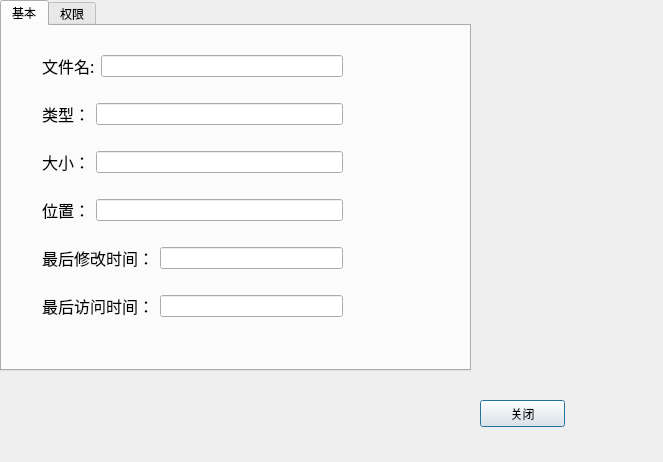
<?xml version="1.0" encoding="UTF-8"?>
<ui version="4.0">
 <class>proper</class>
 <widget class="QDialog" name="proper">
  <property name="geometry">
   <rect>
    <x>0</x>
    <y>0</y>
    <width>663</width>
    <height>462</height>
   </rect>
  </property>
  <property name="windowTitle">
   <string>Dialog</string>
  </property>
  <widget class="QTabWidget" name="tabWidget">
   <property name="geometry">
    <rect>
     <x>0</x>
     <y>0</y>
     <width>471</width>
     <height>371</height>
    </rect>
   </property>
   <property name="currentIndex">
    <number>0</number>
   </property>
   <widget class="QWidget" name="tab_3">
    <attribute name="title">
     <string>基本</string>
    </attribute>
    <widget class="QWidget" name="layoutWidget_3">
     <property name="geometry">
      <rect>
       <x>40</x>
       <y>10</y>
       <width>301</width>
       <height>301</height>
      </rect>
     </property>
     <layout class="QGridLayout" name="gridLayout_3">
      <item row="0" column="0">
       <layout class="QHBoxLayout" name="horizontalLayout_7">
        <item>
         <widget class="QLabel" name="label_6">
          <property name="font">
           <font>
            <family>文鼎PL细上海宋Uni</family>
            <pointsize>12</pointsize>
           </font>
          </property>
          <property name="text">
           <string>文件名:</string>
          </property>
         </widget>
        </item>
        <item>
         <widget class="QLineEdit" name="lineEdit_10">
          <property name="readOnly">
           <bool>true</bool>
          </property>
         </widget>
        </item>
       </layout>
      </item>
      <item row="1" column="0">
       <layout class="QHBoxLayout" name="horizontalLayout_8">
        <item>
         <widget class="QLabel" name="label_12">
          <property name="font">
           <font>
            <family>文鼎PL细上海宋Uni</family>
            <pointsize>12</pointsize>
           </font>
          </property>
          <property name="text">
           <string>类型：</string>
          </property>
         </widget>
        </item>
        <item>
         <widget class="QLineEdit" name="lineEdit_12">
          <property name="readOnly">
           <bool>true</bool>
          </property>
         </widget>
        </item>
       </layout>
      </item>
      <item row="2" column="0">
       <layout class="QHBoxLayout" name="horizontalLayout_9">
        <item>
         <widget class="QLabel" name="label_13">
          <property name="font">
           <font>
            <family>文鼎PL细上海宋Uni</family>
            <pointsize>12</pointsize>
           </font>
          </property>
          <property name="text">
           <string>大小：</string>
          </property>
         </widget>
        </item>
        <item>
         <widget class="QLineEdit" name="lineEdit_13">
          <property name="readOnly">
           <bool>true</bool>
          </property>
         </widget>
        </item>
       </layout>
      </item>
      <item row="3" column="0">
       <layout class="QHBoxLayout" name="horizontalLayout_10">
        <item>
         <widget class="QLabel" name="label_14">
          <property name="font">
           <font>
            <family>文鼎PL细上海宋Uni</family>
            <pointsize>12</pointsize>
           </font>
          </property>
          <property name="text">
           <string>位置：</string>
          </property>
         </widget>
        </item>
        <item>
         <widget class="QLineEdit" name="lineEdit_15">
          <property name="readOnly">
           <bool>true</bool>
          </property>
         </widget>
        </item>
       </layout>
      </item>
      <item row="4" column="0">
       <layout class="QHBoxLayout" name="horizontalLayout_11">
        <item>
         <widget class="QLabel" name="label_15">
          <property name="font">
           <font>
            <family>文鼎PL细上海宋Uni</family>
            <pointsize>12</pointsize>
           </font>
          </property>
          <property name="text">
           <string>最后修改时间：</string>
          </property>
         </widget>
        </item>
        <item>
         <widget class="QLineEdit" name="lineEdit_16">
          <property name="readOnly">
           <bool>true</bool>
          </property>
         </widget>
        </item>
       </layout>
      </item>
      <item row="5" column="0">
       <layout class="QHBoxLayout" name="horizontalLayout_12">
        <item>
         <widget class="QLabel" name="label_16">
          <property name="font">
           <font>
            <family>文鼎PL细上海宋Uni</family>
            <pointsize>12</pointsize>
           </font>
          </property>
          <property name="text">
           <string>最后访问时间：</string>
          </property>
         </widget>
        </item>
        <item>
         <widget class="QLineEdit" name="lineEdit_17">
          <property name="readOnly">
           <bool>true</bool>
          </property>
         </widget>
        </item>
       </layout>
      </item>
     </layout>
    </widget>
   </widget>
   <widget class="QWidget" name="tab_4">
    <attribute name="title">
     <string>权限</string>
    </attribute>
    <widget class="QWidget" name="layoutWidget_4">
     <property name="geometry">
      <rect>
       <x>40</x>
       <y>20</y>
       <width>331</width>
       <height>251</height>
      </rect>
     </property>
     <layout class="QGridLayout" name="gridLayout_4">
      <item row="0" column="0">
       <widget class="QLabel" name="label_18">
        <property name="text">
         <string>所有者：</string>
        </property>
       </widget>
      </item>
      <item row="0" column="1">
       <widget class="QLineEdit" name="fileowner">
        <property name="readOnly">
         <bool>true</bool>
        </property>
       </widget>
      </item>
      <item row="1" column="0">
       <widget class="QLabel" name="label_19">
        <property name="text">
         <string>所在组：</string>
        </property>
       </widget>
      </item>
      <item row="1" column="1">
       <widget class="QLineEdit" name="filegroup">
        <property name="readOnly">
         <bool>true</bool>
        </property>
       </widget>
      </item>
      <item row="2" column="0" colspan="2">
       <widget class="QGroupBox" name="groupBox_2">
        <property name="title">
         <string>权限</string>
        </property>
        <widget class="QLabel" name="label_20">
         <property name="geometry">
          <rect>
           <x>20</x>
           <y>30</y>
           <width>57</width>
           <height>21</height>
          </rect>
         </property>
         <property name="text">
          <string>所有者：</string>
         </property>
        </widget>
        <widget class="QLabel" name="label_21">
         <property name="geometry">
          <rect>
           <x>20</x>
           <y>70</y>
           <width>57</width>
           <height>18</height>
          </rect>
         </property>
         <property name="text">
          <string>所在组：</string>
         </property>
        </widget>
        <widget class="QLabel" name="label_22">
         <property name="geometry">
          <rect>
           <x>20</x>
           <y>110</y>
           <width>51</width>
           <height>18</height>
          </rect>
         </property>
         <property name="text">
          <string>其 他：</string>
         </property>
        </widget>
        <widget class="QCheckBox" name="ownerread">
         <property name="geometry">
          <rect>
           <x>90</x>
           <y>30</y>
           <width>41</width>
           <height>22</height>
          </rect>
         </property>
         <property name="text">
          <string>读</string>
         </property>
        </widget>
        <widget class="QCheckBox" name="ownerwrite">
         <property name="geometry">
          <rect>
           <x>160</x>
           <y>30</y>
           <width>41</width>
           <height>22</height>
          </rect>
         </property>
         <property name="text">
          <string>写</string>
         </property>
        </widget>
        <widget class="QCheckBox" name="ownerexec">
         <property name="geometry">
          <rect>
           <x>240</x>
           <y>30</y>
           <width>61</width>
           <height>22</height>
          </rect>
         </property>
         <property name="text">
          <string>执行</string>
         </property>
        </widget>
        <widget class="QCheckBox" name="grpread">
         <property name="geometry">
          <rect>
           <x>90</x>
           <y>70</y>
           <width>41</width>
           <height>22</height>
          </rect>
         </property>
         <property name="text">
          <string>读</string>
         </property>
        </widget>
        <widget class="QCheckBox" name="grpexec">
         <property name="geometry">
          <rect>
           <x>240</x>
           <y>70</y>
           <width>61</width>
           <height>22</height>
          </rect>
         </property>
         <property name="text">
          <string>执行</string>
         </property>
        </widget>
        <widget class="QCheckBox" name="grpwrite">
         <property name="geometry">
          <rect>
           <x>160</x>
           <y>70</y>
           <width>41</width>
           <height>22</height>
          </rect>
         </property>
         <property name="text">
          <string>写</string>
         </property>
        </widget>
        <widget class="QCheckBox" name="otherread">
         <property name="geometry">
          <rect>
           <x>90</x>
           <y>110</y>
           <width>41</width>
           <height>22</height>
          </rect>
         </property>
         <property name="text">
          <string>读</string>
         </property>
        </widget>
        <widget class="QCheckBox" name="otherexec">
         <property name="geometry">
          <rect>
           <x>240</x>
           <y>110</y>
           <width>61</width>
           <height>22</height>
          </rect>
         </property>
         <property name="text">
          <string>执行</string>
         </property>
        </widget>
        <widget class="QCheckBox" name="otherwrite">
         <property name="geometry">
          <rect>
           <x>160</x>
           <y>110</y>
           <width>41</width>
           <height>22</height>
          </rect>
         </property>
         <property name="text">
          <string>写</string>
         </property>
        </widget>
       </widget>
      </item>
     </layout>
    </widget>
   </widget>
  </widget>
  <widget class="QPushButton" name="pushButton">
   <property name="geometry">
    <rect>
     <x>480</x>
     <y>400</y>
     <width>85</width>
     <height>27</height>
    </rect>
   </property>
   <property name="text">
    <string>关闭</string>
   </property>
  </widget>
 </widget>
 <resources/>
 <connections/>
</ui>
